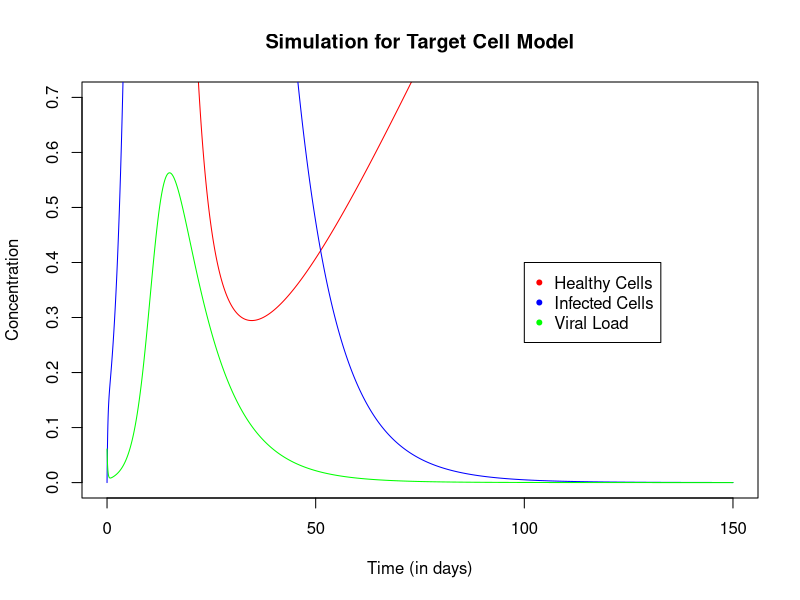

Reproduce this figure in R.
library(deSolve)

#parameter assignment - Data from COVID paper
# target cell model
Ro = 3.79 # 3.79
d = 0.001 # 0.001 rate of death of uninfected cells
k = 0.55 # 0.55 virus infect uninfected cells at rate k
delta = 0.11 # 0.11 infected cell death rate 
p = 0.24 # 0.24 rate of production of virus from infected cells
c = 5.36  # 5.36 death rate of virus
lambda = Ro*d*delta*c/(k*p)  # Ro*d*delta*c/(k*p); rate of production of uninfected cells

# target cell model with immune response
omiga = 4 #transition rate between I1 and I2, see influenza paper for this parameter
s = 0.1 #rate of secretion of IFN (randomly picked)
b = 0.1 #rate of degradation of IFN (randomly picked)
ek = 1 #effectiveness of blocking infection
ep = 1 #effectiveness of blocking production of virus
ew = 1 #effectiveness of IFN blocking transition 
tau = 1 #time delay before the INF production kicks in (randomly picked)

# drug X
mx = 1 #production
nx = 1 #elimination
Kx = 1 #equilibrium constant

#drug y
my = 1
ny = 1
Ky = 1

#drug Z
mz = 1
nz = 1
Kz = 1

#drug A
ma = 1
na = 1
ka =1 

#initial condition
Io = 0
Co = 25 - Io
Vo = 0.061


#######

## Original Model
model1 <- function (t, x, params) {
  C <- x[1] #target cell
  I <- x[2] #infected cell
  V <- x[3] #viral load
  
  dCdt = lambda - d*C - k*V*C 
  dIdt = k*V*C - delta * I
  dVdt = p*I-c*V
  
  dxdt <- c(dCdt, dIdt, dVdt)
  list(dxdt)
}

## Model with immune
derivs <- function(t, y, parms) {
  if (t < tau) {
    dCdt <- lambda - k*y[1]*y[4] - d*y[1] #uninfected cell
    dIadt <- k*y[1]*y[4] - omiga*y[2] #infected but not virus producing cells
    dIbdt <- omiga*y[2] - delta *y[3] #infected and virus producing cells
    dVdt <- p*y[3] - c*y[4] #viral load
    dNdt <- 0 #interferon produced by I2
    }
  else { #C=y[1],Ia=y[2],Ib=y[3],V=y[4],N=y[5]
    lag <- lagvalue(t - tau)
    
    dCdt = lambda - k*y[1]*y[4] - d*y[1]
    dIadt = k*y[1]*y[4] - (omiga/(1+ew*y[5]))*y[2]
    dIbdt = (omiga/(1+ew*y[5]))*y[2] - delta*y[2]
    dVdt = p/(1+ep*y[5])*y[3]-c*y[4]
    dNdt = s*lag[3] - b*y[5]
    }
  list(c(dCdt, dIadt, dIbdt, dVdt, dNdt))
}

## Extension of the model
## Model with Drug X, assume drug is taken after tau time units
extended <- function(t, y, parms) {
  if (t < tau) {
    dCdt <- lambda - k*y[1]*y[4] - d*y[1] #uninfected cell
    dIadt <- k*y[1]*y[4]-omiga*y[2] #infected but not virus producing cells
    dIbdt <- omiga*y[2] - delta *y[3] #infected and virus producing cells
    dVdt <- p*y[3] - c*y[4] #viral load
    dNdt <- 0 #interferon produced by I2
    dXdt <- 0
  }
  else { #C=y[1],Ia=y[2],Ib=y[3],V=y[4],N=y[5]
    lag <- lagvalue(t - tau)
    
    dCdt = lambda - k*y[1]*y[4] - d*y[1]
    dIadt = (k*y[1]*y[4])/(1+y[6]/Kx) - (omiga/(1+ew*y[5]))*y[2]
    dIbdt = (omiga/(1+ew*y[5]))*y[2] - delta*y[2]
    dVdt = p/(1+ep*y[5])*y[3]-c*y[4]
    dNdt = s*lag[3] - b*y[5]
    dXdt = mx - nx*y[6]
  }
  list(c(dCdt, dIadt, dIbdt, dVdt, dNdt, dXdt))
}

# Drug Y, assume drug is taken after tau time units
extended2 <- function(t, y, parms) {
  if (t < tau) {
    dCdt <- lambda - k*y[1]*y[4] - d*y[1] #uninfected cell
    dIadt <- k*y[1]*y[4] - omiga*y[2] #infected but not virus producing cells
    dIbdt <- omiga*y[2] - delta *y[3] #infected and virus producing cells
    dVdt <- p*y[3] - c*y[4] #viral load
    dNdt <- 0 #interferon produced by I2
    dYdt <- 0
  }
  else { #C=y[1],Ia=y[2],Ib=y[3],V=y[4],N=y[5]
    lag <- lagvalue(t - tau)

    dCdt = lambda - k*y[1]*y[4] - d*y[1]
    dIadt = k*y[1]*y[4] - (omiga/(1+ew*y[5]))*y[2]
    dIbdt = (omiga/(1+ew*y[5]))*y[2] - delta*y[2]
    dVdt = p/(1+ep*y[5])*y[3]-c*y[4]
    dNdt = s*lag[3] - b*y[5] + Ky*y[6]
    dYdt = my - ny*y[6]
  }
  list(c(dCdt, dIadt, dIbdt, dVdt, dNdt, dYdt))
}

# Drug Z, assume drug is taken after tau time units
extended3 <- function(t, y, parms) {
  if (t < tau) {
    dCdt <- lambda - k*y[1]*y[4] - d*y[1] #uninfected cell
    dIadt <- k*y[1]*y[4] - omiga*y[2] #infected but not virus producing cells
    dIbdt <- omiga*y[2] - delta *y[3] #infected and virus producing cells
    dVdt <- p*y[3] - c*y[4] #viral load
    dNdt <- 0 #interferon produced by I2
    dZdt <- 0
  }
  else { #C=y[1],Ia=y[2],Ib=y[3],V=y[4],N=y[5]
    lag <- lagvalue(t - tau)
    
    dCdt = lambda - k*y[1]*y[4] - d*y[1]
    dIadt = k*y[1]*y[4] - (omiga/(1+ew*y[5]))*y[2]
    dIbdt = (omiga/(1+ew*y[5]))*y[2] - delta*y[2]
    dVdt = p/(1+ep*y[5])*y[3]-c*y[4]
    dNdt = s*lag[3] - (b*y[5])/(1+(y[6]/Kz))
    dZdt = mz - nz*y[6]
  }
  list(c(dCdt, dIadt, dIbdt, dVdt, dNdt, dZdt))
}

# Drug A, assume drug is taken after tau time units
extended4 <- function(t, y, parms) {
  if (t < tau) {
    dCdt <- lambda - k*y[1]*y[4] - d*y[1] #uninfected cell
    dIadt <- k*y[1]*y[4] - omiga*y[2] #infected but not virus producing cells
    dIbdt <- omiga*y[2] - delta *y[3] #infected and virus producing cells
    dVdt <- p*y[3] - c*y[4] #viral load
    dNdt <- 0 #interferon produced by I2
    dAdt <- 0
  }
  else { #C=y[1],Ia=y[2],Ib=y[3],V=y[4],N=y[5]
    lag <- lagvalue(t - tau)
    
    dCdt = lambda - k*y[1]*y[4] - d*y[1]
    dIadt = k*y[1]*y[4] - (omiga/(1+ew*y[5]))*y[2] - ka*y[6]*y[2]
    dIbdt = (omiga/(1+ew*y[5]))*y[2] - delta*y[2]
    dVdt = p/(1+ep*y[5])*y[3]-c*y[4]
    dNdt = s*lag[3] - b*y[5]
    dAdt = ma - na*y[6] - ka*y[6]*y[2]
  }
  list(c(dCdt, dIadt, dIbdt, dVdt, dNdt, dAdt))
}

### Parameters
times <- seq(from=0, to=150, by=0.01)

x_initial <- c(C=Co, I=Io, V=Vo) #initial for target cell 
yinit <- c(Co,0,0,Vo,0) #initial for target cell with immune
yinit2 <- c(Co,0,0,Vo,0,0) #initial for drug x, y, and z

# generate the list
out <- as.data.frame(ode(func = model1, y=x_initial, parms = parms, times = times))
yout <- dede(y = yinit, times = times, func = derivs, parms = NULL)
yout2 <- dede(y = yinit2, times = times, func = extended, parms = NULL)
yout3 <- dede(y = yinit2, times = times, func = extended2, parms = NULL)
yout4 <- dede(y = yinit2, times = times, func = extended3, parms = NULL)
#yout5 <- dede(y = yinit2, times = times, func = extended4, parms = NULL)

# Plot for target cell
plot(out$C~out$time, type = "l", col = "red", xlab = "Time (in days)", ylab = "Concentration", main = "Simulation for Target Cell Model", ylim = c(0,0.7))
points(out$I~out$time, type = "l", col = "blue")
points(out$V~out$time, type = "l", col = "green")

# plot for target cell with immune response
# plot(yout[,2]~yout[,1], type = "l", col = "red", xlab = "Time (in day)", ylab = "Concentration", main = "Simulation for Target Cell Model with IIR", ylim = c(0,25))
# points(yout[,3]~yout[,1], type = "l", col = "blue")
# points(yout[,4]~yout[,1], type = "l", col = "green")
# points(yout[,5]~yout[,1], type = "l", col = "black")
# points(yout[,6]~yout[,1], type = "l", col = "orange")

# plot for drug x
# plot(yout2[,2]~yout2[,1], type = "l", col = "red", xlab = "Time (in day)", ylab = "Concentration", main = "Simulation for Target Cell Model with IIR and Drug X", ylim = c(0,25))
# points(yout2[,3]~yout2[,1], type = "l", col = "blue")
# points(yout2[,4]~yout2[,1], type = "l", col = "green")
# points(yout2[,5]~yout2[,1], type = "l", col = "black")
# points(yout2[,6]~yout2[,1], type = "l", col = "orange")
## points(yout2[,7]~yout2[,1], type = "l", col = "purple")

# plot for drug y
# plot(yout3[,2]~yout3[,1], type = "l", col = "red", xlab = "Time (in day)", ylab = "Concentration", main = "Simulation for Target Cell Model with IIR and Drug Y", ylim = c(0,25))
# points(yout3[,3]~yout3[,1], type = "l", col = "blue")
# points(yout3[,4]~yout3[,1], type = "l", col = "green")
# points(yout3[,5]~yout3[,1], type = "l", col = "black")
# points(yout3[,6]~yout3[,1], type = "l", col = "orange")
## points(yout3[,7]~yout3[,1], type = "l", col = "purple")

# plot for drug z
# plot(yout4[,2]~yout4[,1], type = "l", col = "red", xlab = "Time (in day)", ylab = "Concentration", main = "Simulation for Target Cell Model with IIR and Drug Z", ylim = c(0,25))
# points(yout4[,3]~yout4[,1], type = "l", col = "blue")
# points(yout4[,4]~yout4[,1], type = "l", col = "green")
# points(yout4[,5]~yout4[,1], type = "l", col = "black")
# points(yout4[,6]~yout4[,1], type = "l", col = "orange")
## points(yout4[,7]~yout4[,1], type = "l", col = "purple")

# plot for drug A
# plot(yout5[,2]~yout5[,1], type = "l", col = "red", xlab = "Time (in day)", ylab = "Concentration", main = "Simulation for Target Cell Model with IIR and Drug A", ylim = c(0,0.7))
# points(yout5[,3]~yout5[,1], type = "l", col = "blue")
# points(yout5[,4]~yout5[,1], type = "l", col = "green")
# points(yout5[,5]~yout5[,1], type = "l", col = "black")
# points(yout5[,6]~yout5[,1], type = "l", col = "orange")
##points(yout5[,7]~yout5[,1], type = "l", col = "purple")

# legends
legend(100,0.4,legend = c("Healthy Cells", "Infected Cells", "Viral Load"), col = c("red", "blue", "green"), pch=20)
#legend(100,10,legend = c("Healthy Cells", "Infected Cells 1", "Infected Cells 2", "Viral Load", "IFN"), col = c("red", "blue", "green", "black", "orange"), pch=20)
